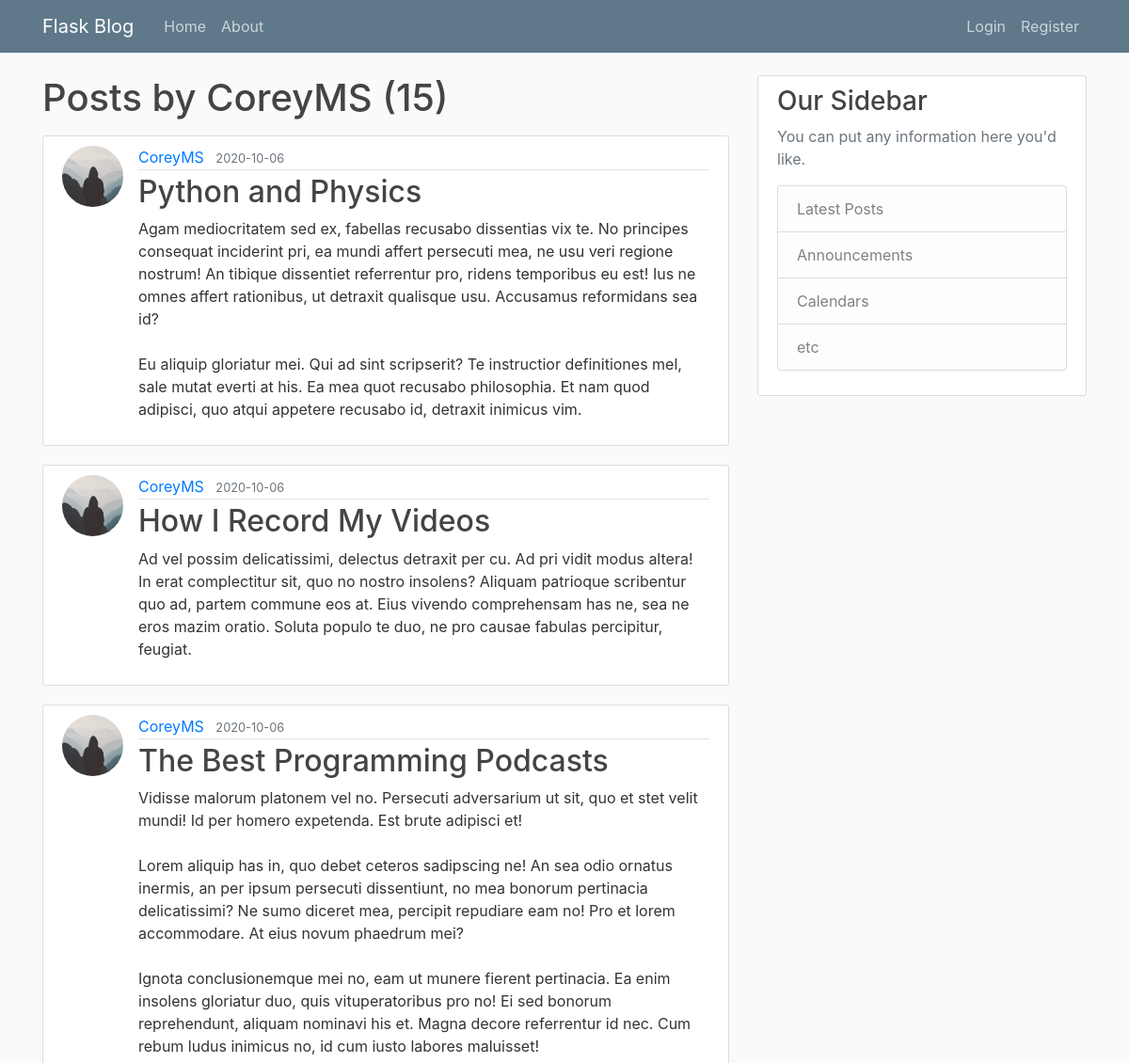
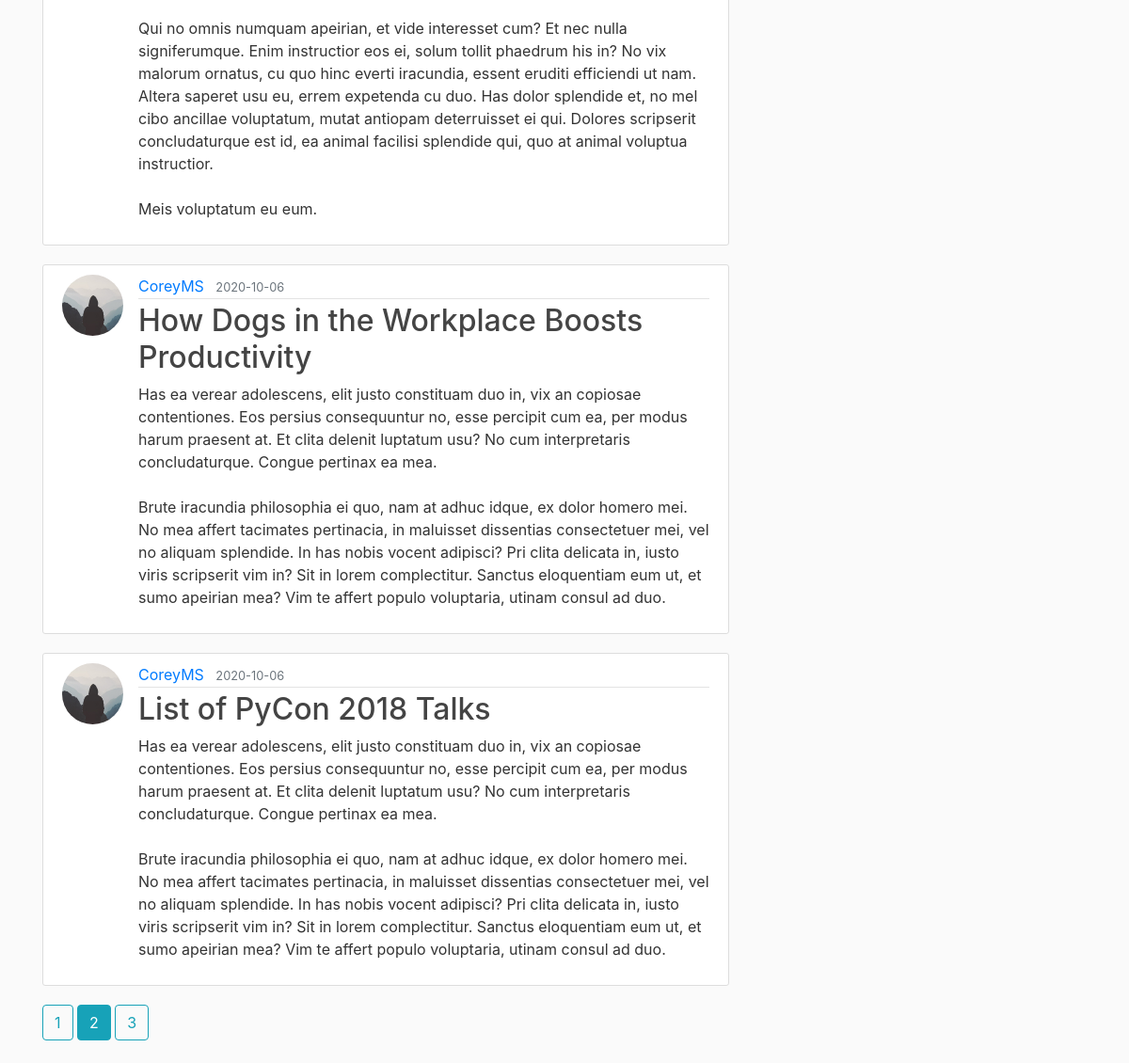
The page /user/CoreyMS?page=2 on the database its author committed (2 pictures, top to bottom).
### flaskblog/models.py (models this page shows, shortened)
class User(db.Model, UserMixin):
    id = db.Column(db.Integer, primary_key=True)
    username = db.Column(db.String(20), unique=True, nullable=False)
    email = db.Column(db.String(120), unique=True, nullable=False)
    image_file = db.Column(db.String(20), nullable=False, default='default.jpg')
    password = db.Column(db.String(60), nullable=False)
    posts = db.relationship('Post', backref='author', lazy=True)

class Post(db.Model):
    id = db.Column(db.Integer, primary_key=True)
    title = db.Column(db.String(100), nullable=False)
    date_posted = db.Column(db.DateTime, nullable=False, default=datetime.utcnow)
    content = db.Column(db.Text, nullable=False)
    user_id = db.Column(db.Integer, db.ForeignKey('user.id'), nullable=False)

### flaskblog/routes.py (the view)
@app.route("/user/<string:username>")
def user_posts(username):
    page = request.args.get('page', 1, type=int)
    user = User.query.filter_by(username=username).first_or_404()
    posts = Post.query.filter_by(author=user)\
        .order_by(Post.date_posted.desc())\
        .paginate(page=page, per_page=5)
    return render_template('user_posts.html', posts=posts, user=user)

### flaskblog/templates/user_posts.html
{% extends "layout.html" %}
{% block content %}
    <h1 class="mb-3">Posts by {{ user.username }} ({{ posts.total }})</h1>
    {% for post in posts.items %}
        <article class="media content-section">
          <img class="rounded-circle article-img" src="{{ url_for('static', filename='profile_pics/' + post.author.image_file) }}">
          <div class="media-body">
            <div class="article-metadata">
              <a class="mr-2" href="{{ url_for('user_posts', username=post.author.username) }}">{{ post.author.username }}</a>
              <small class="text-muted">{{ post.date_posted.strftime('%Y-%m-%d') }}</small>
            </div>
            <h2><a class="article-title" href="{{ url_for('post', post_id=post.id) }}">{{ post.title }}</a></h2>
            <p class="article-content">{{ post.content }}</p>
          </div>
        </article>
    {% endfor %}
    {% for page_num in posts.iter_pages(left_edge=1, right_edge=1, left_current=1, right_current=2) %}
      {% if page_num %}
        {% if posts.page == page_num %}
          <a class="btn btn-info mb-4" href="{{ url_for('user_posts', username=user.username, page=page_num) }}">{{ page_num }}</a>
        {% else %}
          <a class="btn btn-outline-info mb-4" href="{{ url_for('user_posts', username=user.username, page=page_num) }}">{{ page_num }}</a>
        {% endif %}
      {% else %}
        ...
      {% endif %}
    {% endfor %}
{% endblock content %}

### flaskblog/static/main.css (style rules this page uses)
body { background: #fafafa; color: #333333; margin-top: 5rem; }
h1, h2, h3, h4, h5, h6 { color: #444444; }
.content-section { background: #ffffff; padding: 10px 20px; border: 1px solid #dddddd; border-radius: 3px; margin-bottom: 20px; }
.article-title { color: #444444; }
.article-content { white-space: pre-line; }
.article-img { height: 65px; width: 65px; margin-right: 16px; }
.article-metadata { padding-bottom: 1px; margin-bottom: 4px; border-bottom: 1px solid #e3e3e3 }

### rows shown on the page
User: username "CoreyMS"
Post: image_file (placeholder picture), author.username "CoreyMS", date_posted "2020-10-06", title "Python and Physics", content "Agam mediocritatem sed ex, fabellas recusabo dissentias vix te. No principes consequat inciderint pri, ea mundi affert persecuti mea, ne usu veri regione nostrum! An tibique dissentiet referrentur pro, ridens temporibus eu est! Ius ne omnes affert rationibus, ut detraxit qualisque usu. Accusamus reformidans sea id? Eu aliquip gloriatur mei. Qui ad sint scripserit? Te instructior definitiones mel, sale mutat everti at his. Ea mea quot recusabo philosophia. Et nam quod adipisci, quo atqui appetere recusabo id, detraxit inimicus vim."
Post: image_file (placeholder picture), author.username "CoreyMS", date_posted "2020-10-06", title "How I Record My Videos", content "Ad vel possim delicatissimi, delectus detraxit per cu. Ad pri vidit modus altera! In erat complectitur sit, quo no nostro insolens? Aliquam patrioque scribentur quo ad, partem commune eos at. Eius vivendo comprehensam has ne, sea ne eros mazim oratio. Soluta populo te duo, ne pro causae fabulas percipitur, feugiat."
Post: image_file (placeholder picture), author.username "CoreyMS", date_posted "2020-10-06", title "The Best Programming Podcasts", content "Vidisse malorum platonem vel no. Persecuti adversarium ut sit, quo et stet velit mundi! Id per homero expetenda. Est brute adipisci et! Lorem aliquip has in, quo debet ceteros sadipscing ne! An sea odio ornatus inermis, an per ipsum persecuti dissentiunt, no mea bonorum pertinacia delicatissimi? Ne sumo diceret mea, percipit repudiare eam no! Pro et lorem accommodare. At eius novum phaedrum mei? Ignota conclusionemque mei no, eam ut munere fierent pertinacia. Ea enim insolens gloriatur duo, quis vituperatoribus pro no! Ei sed bonorum reprehendunt, aliquam nominavi his et. Magna decore referrentur id nec. Cum rebum ludus inimicus no, id cum iusto labores maluisset! Qui no omnis numquam…"
Post: image_file (placeholder picture), author.username "CoreyMS", date_posted "2020-10-06", title "How Dogs in the Workplace Boosts Productivity", content "Has ea verear adolescens, elit justo constituam duo in, vix an copiosae contentiones. Eos persius consequuntur no, esse percipit cum ea, per modus harum praesent at. Et clita delenit luptatum usu? No cum interpretaris concludaturque. Congue pertinax ea mea. Brute iracundia philosophia ei quo, nam at adhuc idque, ex dolor homero mei. No mea affert tacimates pertinacia, in maluisset dissentias consectetuer mei, vel no aliquam splendide. In has nobis vocent adipisci? Pri clita delicata in, iusto viris scripserit vim in? Sit in lorem complectitur. Sanctus eloquentiam eum ut, et sumo apeirian mea? Vim te affert populo voluptaria, utinam consul ad duo."
Post: image_file (placeholder picture), author.username "CoreyMS", date_posted "2020-10-06", title "List of PyCon 2018 Talks", content "Has ea verear adolescens, elit justo constituam duo in, vix an copiosae contentiones. Eos persius consequuntur no, esse percipit cum ea, per modus harum praesent at. Et clita delenit luptatum usu? No cum interpretaris concludaturque. Congue pertinax ea mea. Brute iracundia philosophia ei quo, nam at adhuc idque, ex dolor homero mei. No mea affert tacimates pertinacia, in maluisset dissentias consectetuer mei, vel no aliquam splendide. In has nobis vocent adipisci? Pri clita delicata in, iusto viris scripserit vim in? Sit in lorem complectitur. Sanctus eloquentiam eum ut, et sumo apeirian mea? Vim te affert populo voluptaria, utinam consul ad duo."

### other values the page prints
{{ posts.total }} "15"
{{ page_num }} "1" "3"
{{ page_num }} "2"
